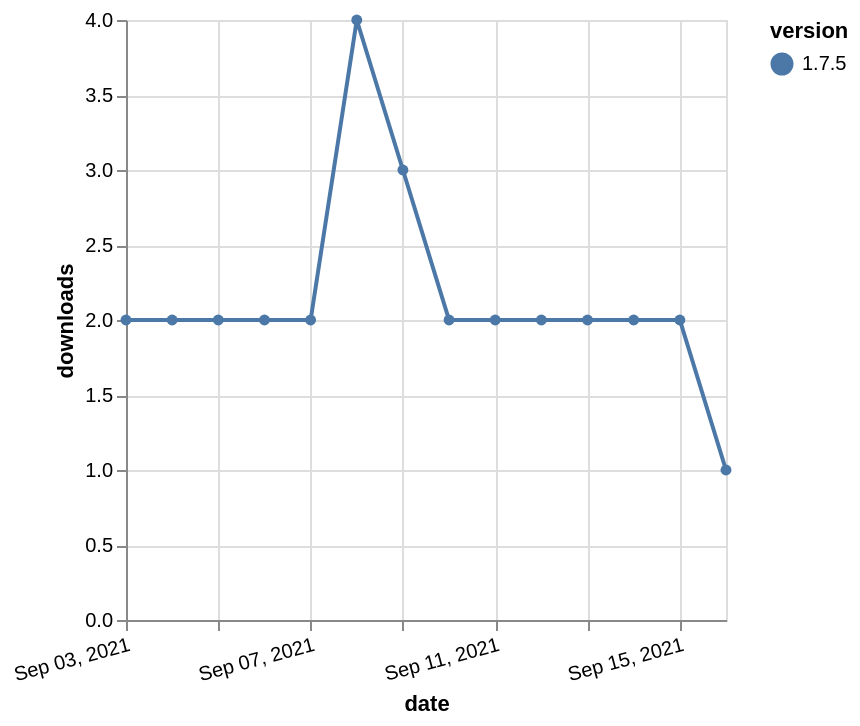

This figure's Vega-Lite source:
### Vega-Lite specification from a JSON file in a GitHub repository (floating-point values rounded to 4 significant figures)
{"$schema": "https://vega.github.io/schema/vega-lite/v5.json", "description": "A simple bar chart with embedded data.", "data": {"values": [{"date": "2021-09-03", "total": 3265, "delta": 2, "version": "1.7.5"}, {"date": "2021-09-04", "total": 3267, "delta": 2, "version": "1.7.5"}, {"date": "2021-09-05", "total": 3269, "delta": 2, "version": "1.7.5"}, {"date": "2021-09-06", "total": 3271, "delta": 2, "version": "1.7.5"}, {"date": "2021-09-07", "total": 3273, "delta": 2, "version": "1.7.5"}, {"date": "2021-09-08", "total": 3277, "delta": 4, "version": "1.7.5"}, {"date": "2021-09-09", "total": 3280, "delta": 3, "version": "1.7.5"}, {"date": "2021-09-10", "total": 3282, "delta": 2, "version": "1.7.5"}, {"date": "2021-09-11", "total": 3284, "delta": 2, "version": "1.7.5"}, {"date": "2021-09-12", "total": 3286, "delta": 2, "version": "1.7.5"}, {"date": "2021-09-13", "total": 3288, "delta": 2, "version": "1.7.5"}, {"date": "2021-09-14", "total": 3290, "delta": 2, "version": "1.7.5"}, {"date": "2021-09-15", "total": 3292, "delta": 2, "version": "1.7.5"}, {"date": "2021-09-16", "total": 3293, "delta": 1, "version": "1.7.5"}]}, "width": "container", "mark": {"type": "line", "point": {"filled": true}}, "encoding": {"x": {"field": "date", "type": "temporal", "timeUnit": "yearmonthdate", "title": "date", "axis": {"labelAngle": -15}}, "y": {"field": "delta", "type": "quantitative", "title": "downloads"}, "color": {"field": "version", "type": "nominal"}, "tooltip": {"field": "delta"}}}
